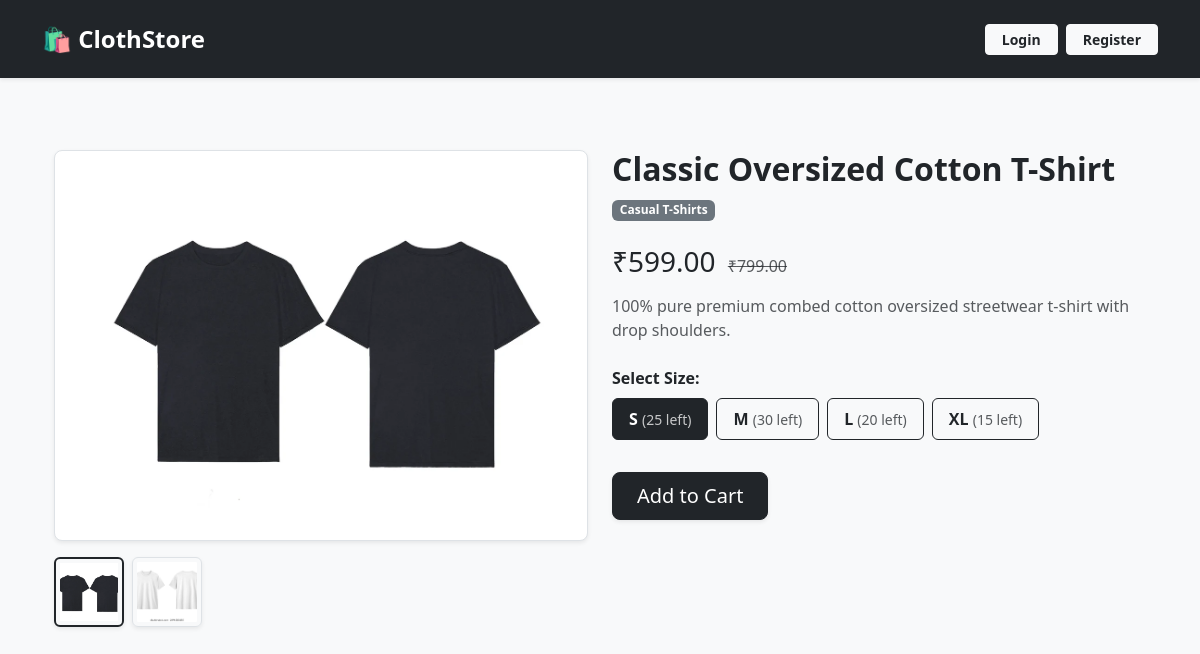
/product/1/, run on the app's committed database.
### csw_app/models.py (models this page shows, shortened)
class Product(models.Model):
    category = models.ForeignKey(Category, on_delete=models.CASCADE, related_name='products')
    name = models.CharField(max_length=200)
    description = models.TextField()
    price = models.DecimalField(max_digits=10, decimal_places=2)
    discount_price = models.DecimalField(max_digits=10, decimal_places=2, null=True, blank=True)
    image = models.ImageField(upload_to='products/', null=True, blank=True)
    status = models.BooleanField(default=True)
    created_at = models.DateTimeField(auto_now_add=True)

class Category(models.Model):
    category_name = models.CharField(max_length=100)
    image = models.ImageField(upload_to='categories/', null=True, blank=True)

class ProductVariant(models.Model):
    product = models.ForeignKey(Product, on_delete=models.CASCADE, related_name='variants')
    size = models.CharField(max_length=10, default='M')   # S, M, L, XL, XXL
    color = models.CharField(max_length=30, default='Black')
    stock = models.IntegerField(default=10)

### csw_app/views.py (the view)
# urls.py: path('product/<int:pk>/', views.product_detail, name='product_detail'),
def product_detail(request, pk):
    product = get_object_or_404(Product, pk=pk)
    variants = product.variants.all()
    gallery_list = []
    seen_names = set()
    if product.image:
        main_filename = product.image.name.split('/')[-1]
        gallery_list.append(product.image.url)
        seen_names.add(main_filename)
    for extra in product.images.all():
        if extra.image:
            extra_filename = extra.image.name.split('/')[-1]
            if extra_filename not in seen_names and extra.image.url not in gallery_list:
                gallery_list.append(extra.image.url)
                seen_names.add(extra_filename)
    return render(request, 'user/product_detail.html', {
        'product': product,
        'variants': variants,
        'gallery_list': gallery_list
    })

### templates/user/product_detail.html (shortened to what this page needs)
{% extends 'base.html' %}
{% block content %}
<div class="container py-4">
    <div class="row">
        <div class="col-md-6 mb-4">
            <div class="border rounded-3 p-3 text-center bg-white shadow-sm mb-3">
                <img id="mainProductImg"
                     src="{{ gallery_list.0|default:product.image.url }}"
                     alt="{{ product.name }}"
                     class="img-fluid rounded"
                     style="max-height: 420px; width: 100%; object-fit: contain;">
            </div>
            {% if gallery_list|length > 1 %}
            <div class="d-flex flex-wrap gap-2">
                {% for img_url in gallery_list %}
                    <img src="{{ img_url }}"
                         onclick="switchImage(this)"
                         class="gallery-thumb border rounded p-1 shadow-sm {% if forloop.first %}border-2 border-dark{% endif %}"
                         style="width: 70px; height: 70px; object-fit: cover; cursor: pointer;">
                {% endfor %}
            </div>
            {% endif %}
        </div>
        <div class="col-md-6">
            <h2 class="fw-bold">{{ product.name }}</h2>
            <span class="badge bg-secondary mb-2">{{ product.category.category_name }}</span>
            <div class="my-3">
                <h3 class="text-dark d-inline">₹{{ product.discount_price|default:product.price }}</h3>
                {% if product.discount_price %}
                    <span class="text-muted text-decoration-line-through ms-2">₹{{ product.price }}</span>
                {% endif %}
            </div>
            <p class="text-muted">{{ product.description }}</p>
            <form action="{% url 'add_to_cart' product.id %}" method="POST" class="mt-4">
                <div class="mb-4">
                    <label class="form-label fw-bold d-block">Select Size:</label>
                    <div class="d-flex flex-wrap gap-2" role="group" aria-label="Size selection">
                        {% for v in product.variants.all %}
                            <div>
                                <label class="btn btn-outline-dark px-3 py-2" for="size_{{ v.size }}">
                                    <strong>{{ v.size }}</strong>
                                    <span class="small opacity-75">({{ v.stock }} left)</span>
                                </label>
                            </div>
                        {% empty %}
                            <span class="text-danger small">No stock available for this product.</span>
                        {% endfor %}
                    </div>
                </div>
                <button type="submit" class="btn btn-dark btn-lg px-4 mt-2 shadow-sm">
                    Add to Cart
                </button>
            </form>
        </div>
    </div>
</div>
{% endblock %}

### templates/base.html (shortened to what this page needs)
<!DOCTYPE html>
<html lang="en">
<head>
    <link href="https://cdn.jsdelivr.net/npm/bootstrap@5.3.0/dist/css/bootstrap.min.css" rel="stylesheet">
</head>
<body class="bg-light">
    <nav class="navbar navbar-expand-lg navbar-dark bg-dark py-3 shadow-sm sticky-top">
        <div class="container">
            <a class="navbar-brand fw-bold fs-4 text-white me-4" href="{% url 'home' %}">
                🛍️ ClothStore
            </a>
            <div class="collapse navbar-collapse" id="navbarContent">
                {% if user.is_authenticated %}
                    {% if user.is_staff %}
                        <ul class="navbar-nav me-auto align-items-center">
                            <li class="nav-item">
                                <a class="nav-link text-warning fw-semibold" href="{% url 'admin_dashboard' %}">📊 Admin Dashboard</a>
                            </li>
                        </ul>
                        <ul class="navbar-nav ms-auto align-items-center">
                            <li class="nav-item">
                                <a class="nav-link text-white" href="{% url 'admin_profile' %}">👤 My Profile</a>
                            </li>
                            <li class="nav-item ms-lg-2">
                                <a class="btn btn-outline-danger btn-sm px-3" href="{% url 'logout' %}">Logout</a>
                            </li>
                        </ul>
                    {% else %}
                        <ul class="navbar-nav me-auto align-items-center gap-1">
                            <li class="nav-item">
                                <a class="nav-link text-white fw-semibold" href="{% url 'home' %}">📊 Dashboard</a>
                            </li>
                            <li class="nav-item">
                                <a class="nav-link text-white fw-semibold" href="{% url 'product_list' %}">👕 Shop</a>
                            </li>
                            <li class="nav-item">
                                <a class="nav-link text-white fw-semibold" href="{% url 'view_cart' %}">🛒 Cart</a>
                            </li>
                            <li class="nav-item dropdown">
                                <a class="nav-link dropdown-toggle text-white fw-semibold" href="#" id="navbarCategoriesDropdown" role="button" data-bs-toggle="dropdown" aria-expanded="false">
                                    📁 Categories
                                </a>
                                <div class="dropdown-menu p-0 border-0 shadow-lg mt-2" aria-labelledby="navbarCategoriesDropdown" style="min-width: 240px;">
                                    <div class="card border-0">
                                        <div class="card-body p-3">
                                            <h6 class="fw-bold mb-3 text-dark border-bottom pb-2">Categories</h6>
                                            <ul class="list-group list-group-flush">
                                                <li class="list-group-item px-0 py-1 border-0">
                                                    <a href="{% url 'product_list' %}" class="text-decoration-none text-dark fw-semibold d-block">
                                                        ✦ All Categories
                                                    </a>
                                                </li>
                                                {% if categories %}
                                                    {% for cat in categories %}
                                                    <li class="list-group-item px-0 py-1 border-0">
                                                        <a href="{% url 'product_list' %}?category={{ cat.id }}" class="text-decoration-none text-muted d-block">
                                                            {{ cat.category_name }}
                                                        </a>
                                                    </li>
                                                    {% endfor %}
                                                {% elif all_categories %}
                                                    {% for cat in all_categories %}
                                                    <li class="list-group-item px-0 py-1 border-0">
                                                        <a href="{% url 'product_list' %}?category={{ cat.id }}" class="text-decoration-none text-muted d-block">
                                                            {{ cat.category_name }}
                                                        </a>
                                                    </li>
                                                    {% endfor %}
                                                {% else %}
                                                    <li class="list-group-item px-0 border-0 text-muted small">No categories</li>
                                                {% endif %}
                                            </ul>
                                        </div>
                                    </div>
                                </div>
                            </li>
                        </ul>
                        <ul class="navbar-nav ms-auto align-items-center">
                            <li class="nav-item">
                                <a class="nav-link text-white fw-semibold" href="{% url 'my_account' %}">👤 Profile</a>
                            </li>
                            <li class="nav-item ms-lg-2">
                                <a class="btn btn-outline-danger btn-sm px-3" href="{% url 'logout' %}">Logout</a>
                            </li>
                        </ul>
                    {% endif %}
                {% else %}
                    <ul class="navbar-nav ms-auto align-items-center">
                        <li class="nav-item">
                            <a class="btn btn-light btn-sm text-dark px-3 fw-semibold" href="{% url 'login' %}">Login</a>
                        </li>
                        <li class="nav-item ms-lg-2">
                            <a class="btn btn-light btn-sm text-dark px-3 fw-semibold" href="{% url 'register' %}">Register</a>
                        </li>
                    </ul>
                {% endif %}
            </div>
        </div>
    </nav>
    <div class="container my-5">
        {% block content %}{% endblock %}
    </div>
</body>
</html>

### data on the page
Product: image (picture), name "Classic Oversized Cotton T-Shirt", category.category_name "Casual T-Shirts", discount_price "599.00", price "799.00", description "100% pure premium combed cotton oversized streetwear t-shirt with drop shoulders."
ProductVariant: size "S", stock "25"
ProductVariant: size "M", stock "30"
ProductVariant: size "L", stock "20"
ProductVariant: size "XL", stock "15"
